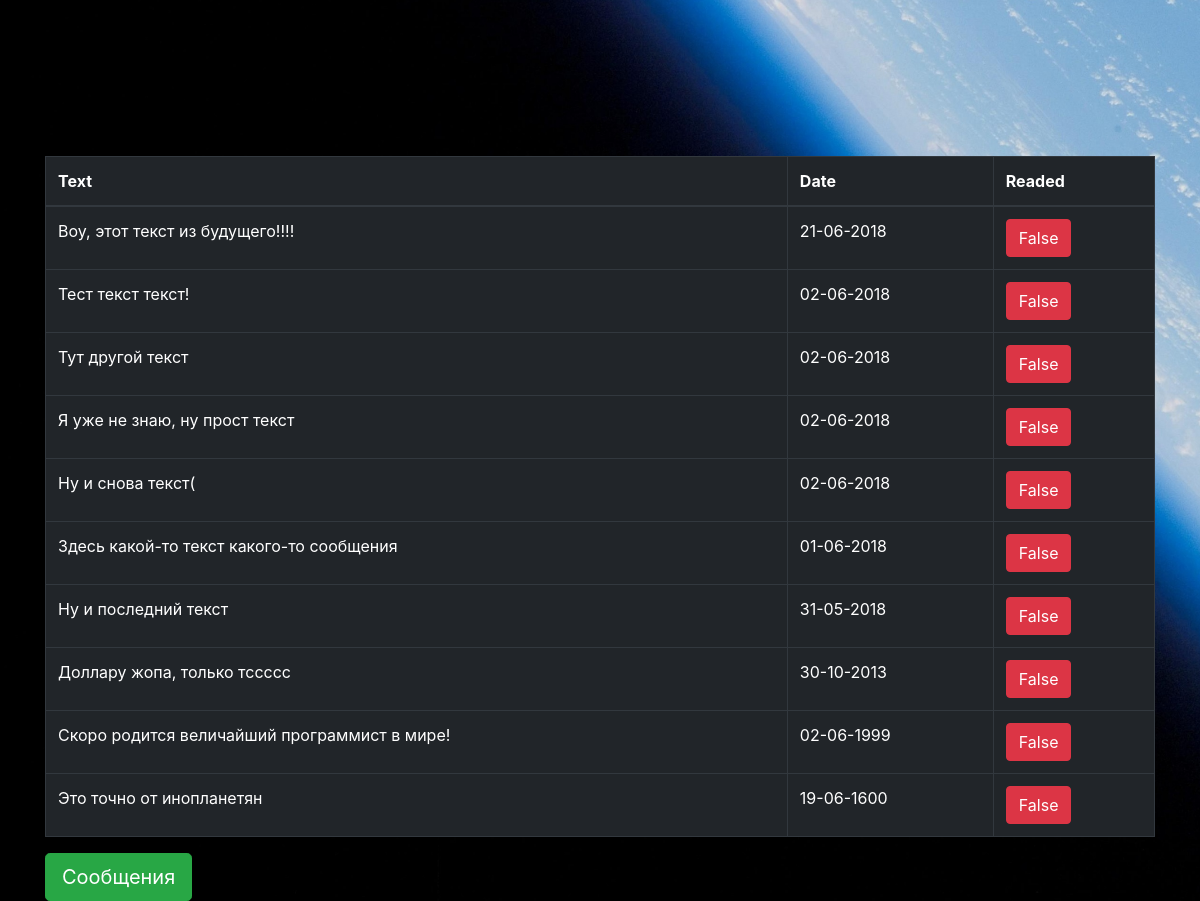
Screenshot of /api/get_messages with the database file from the repository.
### api/models.py (models this page shows, shortened)
class Messages(models.Model):
    date = models.DateTimeField()
    text = models.TextField()
    readed = models.BooleanField()

### api/templates/api/posts.html
{% extends "mainApp/wrapper.html" %}
{% block content %}
    {% for post in object_list %}
                <tr>
                    <td>{{post.text}}</td>
                    <td>{{post.date|date:"d-m-Y"}}</td>
                    <td><input class="btn btn-danger" type="submit" value="{{post.readed}}"></td>
                </tr>
    {% endfor %}
{% endblock %}

### mainApp/templates/mainApp/wrapper.html (shortened to what this page needs)
<!DOCTYPE html>
<html lang="en">
<head>
  {% load staticfiles %}
  <link rel="stylesheet" href="{% static 'css/bootstrap.min.css' %}">
</head>
<body>
    <div class="container">
        <div class="table-responsive">
        <table class="table table-bordered table-dark">
            <thead>
                <tr>
                    <th>Text</th>
                    <th>Date</th>
                    <th>Readed</th>
                </tr>
            </thead>
            <tbody>
                {% block content %}
                {% endblock %}
            </tbody>
        </table>
        </div>
        <a href="/api/get_messages" class="btn btn-success btn-lg">Сообщения</a>
    </div>
</body>
</html>

### rows the page displays
Messages: text "Воу, этот текст из будущего!!!!", date "21-06-2018", readed "False"
Messages: text "Тест текст текст!", date "02-06-2018", readed "False"
Messages: text "Тут другой текст", date "02-06-2018", readed "False"
Messages: text "Я уже не знаю, ну прост текст", date "02-06-2018", readed "False"
Messages: text "Ну и снова текст(", date "02-06-2018", readed "False"
Messages: text "Здесь какой-то текст какого-то сообщения", date "01-06-2018", readed "False"
Messages: text "Ну и последний текст", date "31-05-2018", readed "False"
Messages: text "Доллару жопа, только тссссс", date "30-10-2013", readed "False"
Messages: text "Скоро родится величайший программист в мире!", date "02-06-1999", readed "False"
Messages: text "Это точно от инопланетян", date "19-06-1600", readed "False"
